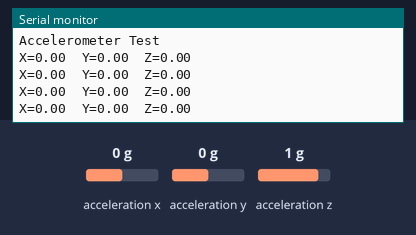
Bench run of a sketch on a simulated Arduino Uno, built with avr-gcc and run on an emulated ATmega328P. Parts: the last lines printed to the serial monitor. Wiring (inferred from the names in the program): ADXL345 accelerometer at I2C address 0x53. Inputs (shaded band) come from the test bench; at power-on: acceleration x 0 g, acceleration y 0 g, acceleration z 1 g.

Above: at 1.4 s.
1.5 s: acceleration x set to -1.4 g
At 1.93 s:
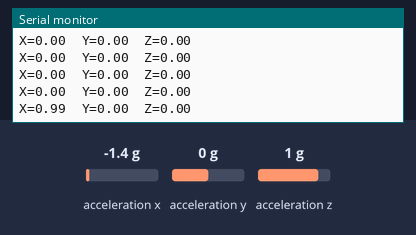
3.0 s: acceleration y set to -1.4 g
At 3.14 s:
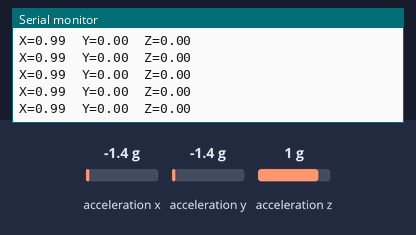
4.5 s: acceleration z set to -1.4 g
At 4.65 s:
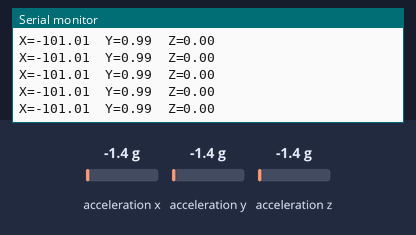
Timing chart, 0 to 7.5 s (numbered marks = the images above; inputs shaded):
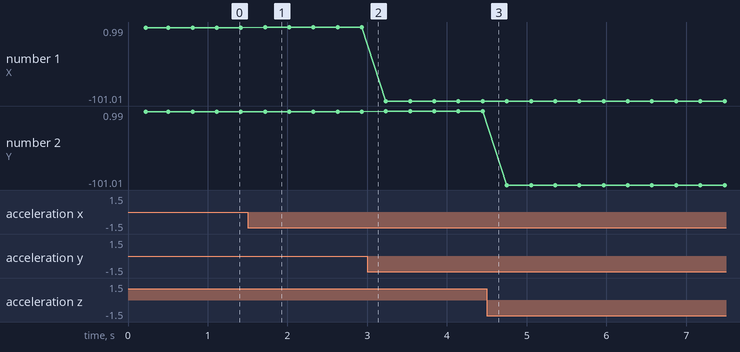

The sketch:

basic-orientation-readout.ino
```cpp
/*******************************************************
   Name: ADXL345
   Description: Print the X, Y, and Z values on Serial Monitor
   Website: www.sunfoundder.coom
   Email: serice@sunfounder.com
   Date: 14/12/2016
   Author: Daisy
 ********************************************************/

#include <Wire.h>  //Call the I2C library built in Arduino
//Set the address of the register
#define Register_ID 0
#define Register_2D 0x2D
#define Register_X0 0x32
#define Register_X1 0x33
#define Register_Y0 0x34
#define Register_Y1 0x35
#define Register_Z0 0x36
#define Register_Z1 0x37

int ADXAddress = 0x53;  //I2C address
int reading = 0;
int val = 0;
int X0, X1, X_out;
int Y0, Y1, Y_out;
int Z1, Z0, Z_out;
double Xg, Yg, Zg;

void setup()
{
  Serial.begin(9600);//Set the baud rate of serial monitor as 9600bps
  delay(100);
  Wire.begin();  //Initialize I2C
  delay(100);
  Wire.beginTransmission(ADXAddress);
  Wire.write(Register_2D);
  Wire.write(8);
  Wire.endTransmission();
  Serial.println("Accelerometer Test ");
}

void loop()
{
  Wire.beginTransmission(ADXAddress);
  Wire.write(Register_X0);
  Wire.write(Register_X1);
  Wire.endTransmission();
  Wire.requestFrom(ADXAddress, 2);
  if (Wire.available() <= 2);
  {
    X0 = Wire.read();
    X1 = Wire.read();
    X1 = X1 << 8;
    X_out = X0 + X1;
  }

  Wire.beginTransmission(ADXAddress);
  Wire.write(Register_Y0);
  Wire.write(Register_Y1);
  Wire.endTransmission();
  Wire.requestFrom(ADXAddress, 2);
  if (Wire.available() <= 2);
  {
    Y0 = Wire.read();
    Y1 = Wire.read();
    Y1 = Y1 << 8;
    Y_out = Y0 + Y1;
  }

  Wire.beginTransmission(ADXAddress);
  Wire.write(Register_Z0);
  Wire.write(Register_Z1);
  Wire.endTransmission();
  Wire.requestFrom(ADXAddress, 2);
  if (Wire.available() <= 2);
  {
    Z0 = Wire.read();
    Z1 = Wire.read();
    Z1 = Z1 << 8;
    Z_out = Z0 + Z1;
  }
  Xg = X_out / 256.00; //Convert the output result into the acceleration g, accurate to 2 decimal points.
  Yg = Y_out / 256.00;
  Zg = Z_out / 256.00;
  Serial.print("X=");
  Serial.print(Xg);
  Serial.print("\tY=");
  Serial.print(Yg);
  Serial.print("\tZ=");
  Serial.println(Zg);

  delay(300);  //Delay 0.3s. Adjust the value to change the refresh rate.

}
```

Measured:
- after the input at 1.5 s, the serial monitor: prints a new line after 0.22 s (image 1)
- plotted number 1: 0 → 0.99 after the input at 1.5 s, 0.99 → -101.01 after the input at 3.0 s
